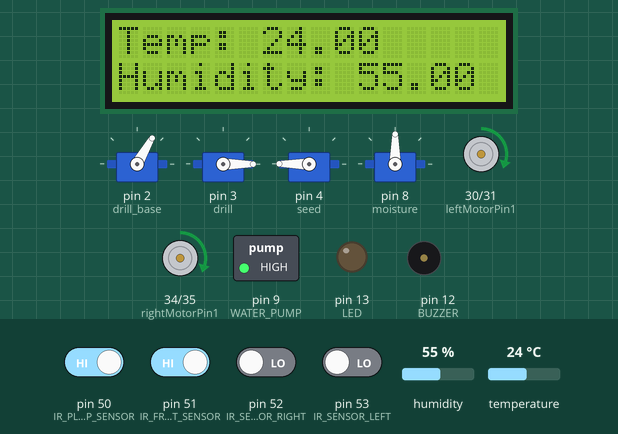
Bench run of a sketch on a simulated Arduino Mega 2560, built with avr-gcc and run on an emulated ATmega2560. Shown: 4 × servo, 16×2 character LCD, motor-driver pin pairs drawn as motors (green arrow = first pin HIGH = forward, orange = second pin HIGH = backward, longer = more drive, scaled by the enable pin), switched loads named in the sketch (green lamp = pin HIGH), output pins drawn as LEDs (lit = HIGH), buzzer (waves = sounding, pin HIGH). The inputs (shaded band) are chosen by the test bench; at power-on: pin 50 (IR_PLANT_STOP_SENSOR), pin 51 (IR_FRONT_SENSOR) HIGH, pin 52 (IR_SENSOR_RIGHT), pin 53 (IR_SENSOR_LEFT) LOW, humidity 55 %, temperature 24 °C.

Above: at 1.2 s.
1.3 s: pin 50 (IR_PLANT_STOP_SENSOR) driven LOW
At 10.8 s:
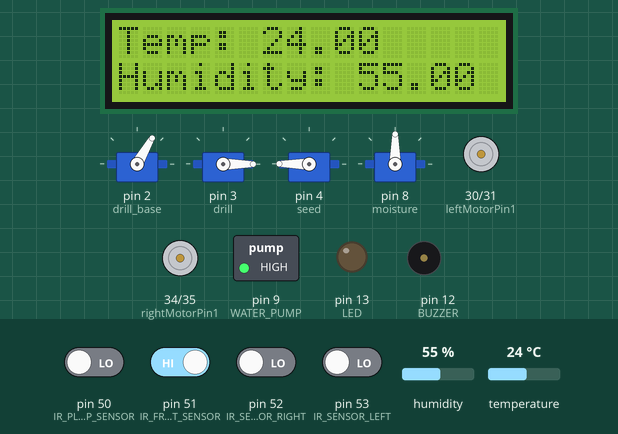
10.9 s: pin 51 (IR_FRONT_SENSOR) driven LOW
At 16.5 s:
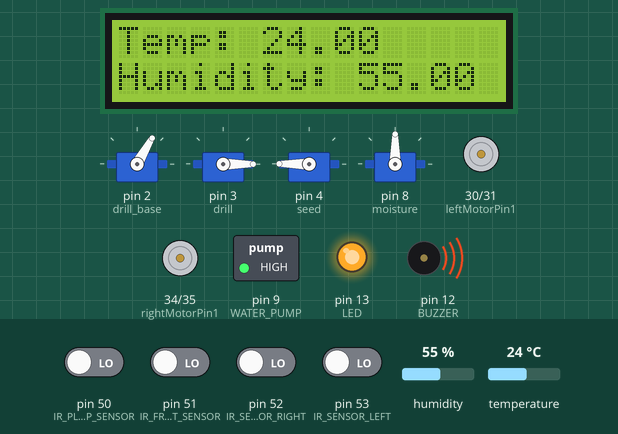
16.9 s: humidity set to 22 %
At 19.8 s:
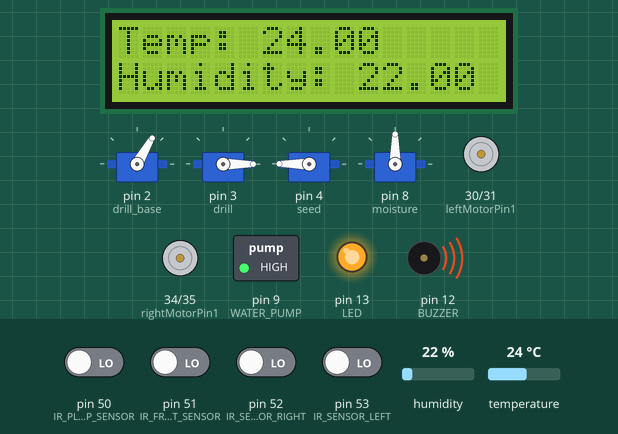
20.2 s: temperature set to 12 °C
At 22.0 s:
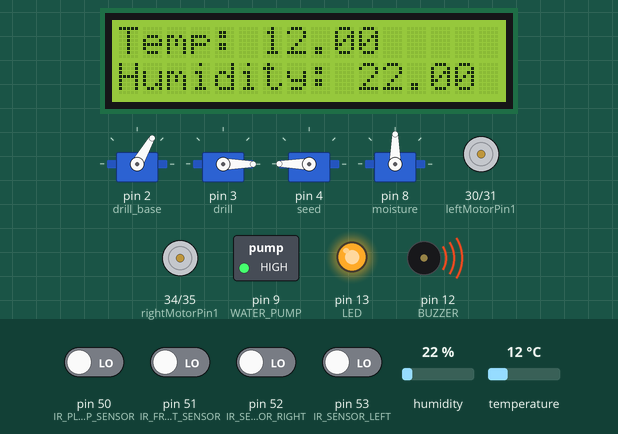
22.3 s: humidity set to 40 %
At 23.4 s:
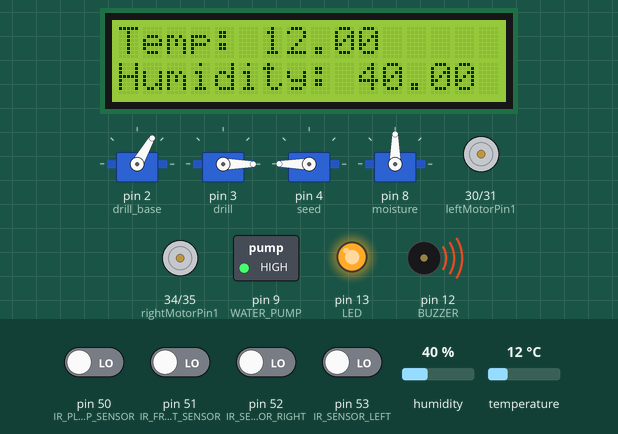
24.3 s: temperature set to 19 °C
At 25.8 s:
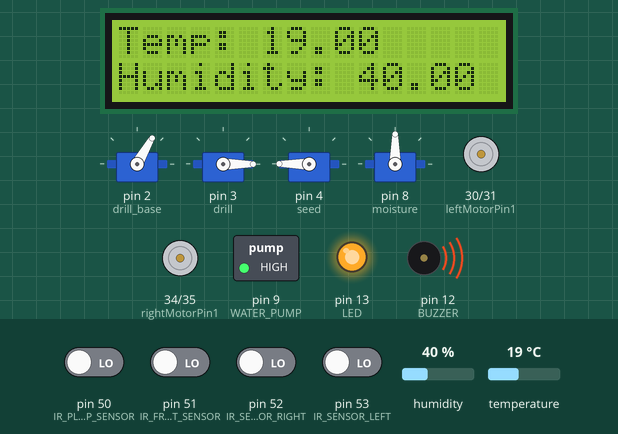
Timing chart, 0 to 27.3 s (numbered marks = the images above; inputs shaded):
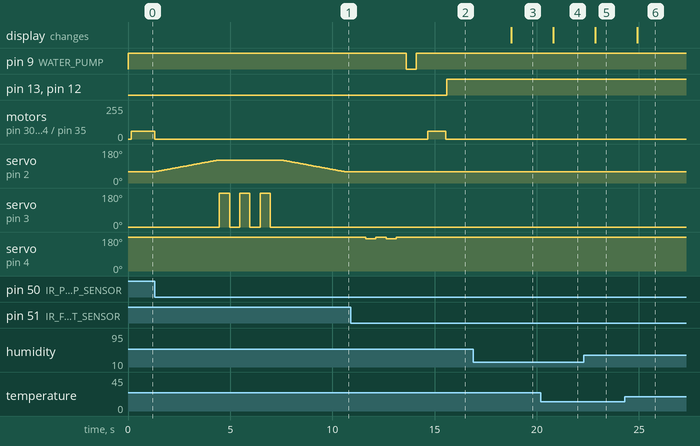

The sketch:

Mega_agriculture_code_5.ino
```cpp
#include <Servo.h>
#include "DHT.h"
#include <LiquidCrystal_I2C.h>
LiquidCrystal_I2C lcd(0x27, 16, 2);

#define IR_SENSOR_RIGHT 52
#define IR_SENSOR_LEFT 53
#define IR_FRONT_SENSOR 51
#define IR_PLANT_STOP_SENSOR 50
#define MOTOR_SPEED 60
#define LED 13
#define BUZZER 12
#define WATER_PUMP 9
#define DHTTYPE DHT11
#define DHTPIN 48
#define MOISTURE_SENSOR A0

DHT dht(DHTPIN, DHTTYPE);

Servo drill_base;
Servo drill;
Servo seed;
Servo moisture;

//Right motor
int enableRightMotor = 6;
int rightMotorPin1 = 34;
int rightMotorPin2 = 35;

//Left motor
  int enableLeftMotor = 5;
int leftMotorPin1 = 30;
int leftMotorPin2 = 31;

int plantSensorValue;
int rightIRSensorValue;
int leftIRSensorValue;
int frontSensorValue;

int min_analog_value = 550;
int max_analog_value = 1000;
int percentage;

int drill_count = 0;

float temperature=0;
float humidity=0;

void setup() {
  // put your setup code here, to run once:
  Serial.begin(9600);
  pinMode(enableRightMotor, OUTPUT);
  pinMode(rightMotorPin1, OUTPUT);
  pinMode(rightMotorPin2, OUTPUT);

  pinMode(enableLeftMotor, OUTPUT);
  pinMode(leftMotorPin1, OUTPUT);
  pinMode(leftMotorPin2, OUTPUT);

  pinMode(IR_SENSOR_RIGHT, INPUT);
  pinMode(IR_SENSOR_LEFT, INPUT);
  pinMode(IR_FRONT_SENSOR, INPUT);

  pinMode(LED, OUTPUT);
  pinMode(BUZZER, OUTPUT);

  pinMode(IR_PLANT_STOP_SENSOR, INPUT);

  pinMode(WATER_PUMP, OUTPUT);
  digitalWrite(WATER_PUMP, HIGH);


  pinMode(MOISTURE_SENSOR, INPUT);

  rotateMotor(0, 0);

  drill_base.attach(2);
  drill.attach(3);
  seed.attach(4);
  moisture.attach(8);
  seed.write(180);
  moisture.write(90);
  drill_base.write(60);
  drill.write(0);

  lcd.init();
  lcd.backlight();
  dht.begin();


}

void loop() {
  // put your main code here, to run repeatedly:

  //call functions
  readAndDisplayTemperatureToLCD();   //this worked, displaying both temperature and humidity

  //read IR sensor values
  rightIRSensorValue = digitalRead(IR_SENSOR_RIGHT);
  leftIRSensorValue = digitalRead(IR_SENSOR_LEFT);
  frontSensorValue = digitalRead(IR_FRONT_SENSOR);
  plantSensorValue = digitalRead(IR_PLANT_STOP_SENSOR);
  delay(10);

  if(frontSensorValue == LOW)   //this also worked, when the front sensor detects an object, the buzzer and the led are on
  {
    stopRobot();
    alarmBuzzerLED();
  }
  else if(plantSensorValue == LOW && drill_count != 2)  //this also worked, plant sensor detected, function 1 is complete
  {
    stopRobot();
    alarmBuzzerLEDOff();

    startDrill();
    drill_count++;
    delay(500);
    startSeeding();
    delay(500);
    if(plantSensorValue == LOW)
    {
      startWaterPump();
      delay(500);
      lcd.clear();
      readAndDisplayTemperatureToLCD();   //this worked, displaying both temperature and humidity
    }
    moveRobot();
  }
  else if(plantSensorValue == LOW && drill_count == 2)  //this worked, only issue is the servo and because of the servo the pump doesnt work
  {
    readAndDisplayTemperatureToLCD();   //this worked, displaying both temperature and humidity
    alarmBuzzerLEDOff();
    stopRobot();
    //digitalWrite(LED, HIGH);
    startMoistureReading();
    delay(2000);
    if(plantSensorValue == LOW)
    {
      if(percentage < 20)
      {
        startWaterPump();
      }
    }
    delay(1000);
    moveRobot();
  }
  else if(rightIRSensorValue == HIGH && leftIRSensorValue == HIGH)  //this worked, the robot stopped when black line detected by both IR
  {
    readAndDisplayTemperatureToLCD();   //this worked, displaying both temperature and humidity
    stopRobot();
    alarmBuzzerLEDOff();
    readTemperature();
    if(temperature >= 33.00)
    {
      moveRobot();
      startLineFollowing();
    }
  }
  else  //this also worked
  {
    readAndDisplayTemperatureToLCD();   //this worked, displaying both temperature and humidity
    alarmBuzzerLEDOff();
    startLineFollowing();
  }
}

//functions readAndDisplayTemperatureToLCD()
void readAndDisplayTemperatureToLCD()
{
  humidity = dht.readHumidity();
  temperature = dht.readTemperature();

  //display temperature to lcd
  lcd.setCursor(0, 0);
  lcd.print("Temp: ");
  lcd.print(temperature);
  lcd.setCursor(0, 1);
  lcd.print("Humidity: ");
  lcd.print(humidity);
}

//function stopRobot()
void stopRobot()
{
  rotateMotor(0, 0);
}
void moveRobot()
{
  rotateMotor(MOTOR_SPEED, MOTOR_SPEED);
  delay(900);
  rotateMotor(0, 0);
}

//function alarmBuzzerLED()
void alarmBuzzerLED()
{
  digitalWrite(LED, HIGH);
  digitalWrite(BUZZER, HIGH);
}
void alarmBuzzerLEDOff()
{
  digitalWrite(LED, LOW);
  digitalWrite(BUZZER, LOW);
}

//function startDrill()
void startDrill()
{
  for(int i = 60; i<=120; i++)
  {
    drill_base.write(i);
    delay(50);
  }
  delay(100);
  for(int i = 0; i<3; i++)
  {
    drill.write(180);
    delay(500);
    drill.write(0);
    delay(500);
  }
  delay(100);
  for(int i = 120; i>=60; i--)
  {
    drill_base.write(i);
    delay(50);
  }
}

//function startSeeding()
void startSeeding()
{
  for(int i =0; i<2; i++)
  {
    seed.write(180);
    delay(500);
    seed.write(170);
    delay(500);
    seed.write(180);
  }
}

//function startWaterPump()
void startWaterPump()
{
  digitalWrite(WATER_PUMP, LOW);
  delay(480);
  digitalWrite(WATER_PUMP, HIGH);
}

//function startMoistureReading()
void startMoistureReading()
{
  moisture.write(0);

  //read moisture data
  int moisture_value = analogRead(MOISTURE_SENSOR);
  percentage = map(moisture_value, min_analog_value, max_analog_value, 100, 0);
  lcd.clear();
  lcd.print("Moisture: ");
  lcd.print(percentage);
  lcd.print(" %");
  delay(3000);
  moisture.write(90);
}

//function readTemperature()
void readTemperature()
{
  temperature = dht.readTemperature();
}

//function startLineFollowing()
void startLineFollowing()
{
  if (rightIRSensorValue == LOW && leftIRSensorValue == LOW)
  {
    rotateMotor(MOTOR_SPEED, MOTOR_SPEED);
  }
  //If right sensor detects black line, then turn right
  else if (rightIRSensorValue == HIGH && leftIRSensorValue == LOW)
  {
    rotateMotor(-MOTOR_SPEED, MOTOR_SPEED);
  }
  //If left sensor detects black line, then turn left
  else if (rightIRSensorValue == LOW && leftIRSensorValue == HIGH)
  {
    rotateMotor(MOTOR_SPEED, -MOTOR_SPEED);
  }
  //If both the sensors detect black line, then stop
  else
  {
    rotateMotor(0, 0);
  }
}

//function rotateMotor()
void rotateMotor(int rightMotorSpeed, int leftMotorSpeed) {

  if (rightMotorSpeed < 0) {
    digitalWrite(rightMotorPin1, LOW);
    digitalWrite(rightMotorPin2, HIGH);
  } else if (rightMotorSpeed > 0) {
    digitalWrite(rightMotorPin1, HIGH);
    digitalWrite(rightMotorPin2, LOW);
  } else {
    digitalWrite(rightMotorPin1, LOW);
    digitalWrite(rightMotorPin2, LOW);
  }if (leftMotorSpeed < 0) {
    digitalWrite(leftMotorPin1, LOW);
    digitalWrite(leftMotorPin2, HIGH);
  } else if (leftMotorSpeed > 0) {
    digitalWrite(leftMotorPin1, HIGH);
    digitalWrite(leftMotorPin2, LOW);
  } else {
    digitalWrite(leftMotorPin1, LOW);
    digitalWrite(leftMotorPin2, LOW);
  }
  analogWrite(enableRightMotor, abs(rightMotorSpeed));
  analogWrite(enableLeftMotor, abs(leftMotorSpeed));
}
```

Measured:
- after the input at 1.3 s, motor on pin 30 (leftMotorPin1) / pin 31 (leftMotorPin2), motor on pin 34 (rightMotorPin1) / pin 35 (rightMotorPin2): forward 60/255 → stopped at once
- after the input at 10.9 s, pin 13 (LED), pin 12 (BUZZER): LOW → HIGH after 4.7 s; servo on pin 2 (drill_base): stays 60° (without the input it goes to 61° after 4.7 s)
- after the input at 16.9 s, the display: changes after 1.9 s (image 3)
- after the input at 20.2 s, the display: changes after 0.61 s (image 4)
- after the input at 22.3 s, the display: changes after 0.56 s (image 5)
- after the input at 24.3 s, the display: changes after 0.62 s (image 6)
- by itself, servo on pin 4 (seed): alternates 180° for 0.50 s and 170° for 0.50 s, 4 changes in all, then stays 180°
